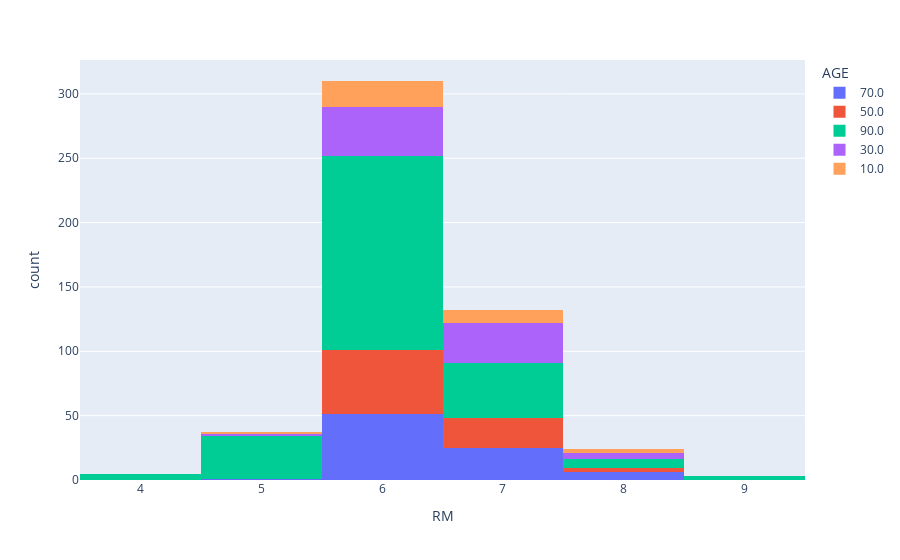

The notebook cell saved with this chart:
### Markdown cell above
#### below graph shows dependancy of age of house on number of rooms in it

### Code cell
px.histogram(data[["AGE", "RM"]], x="RM", color="AGE")

### Figure 1 — Plotly figure (JSON) as saved in the notebook; plotly's stock layout.template omitted (floating-point values rounded to 4 significant figures; data arrays with more than 128 entries replaced by an {"elided": "..."} marker saying what was removed)
{"data": [{"alignmentgroup": "True", "bingroup": "x", "hovertemplate": "AGE=70.0<br>RM=%{x}<br>count=%{y}<extra></extra>", "legendgroup": "70.0", "marker": {"color": "#636efa", "pattern": {"shape": ""}}, "name": "70.0", "offsetgroup": "70.0", "orientation": "v", "showlegend": true, "type": "histogram", "x": [7, 6, 7, 6, 6, 6, 7, 6, 6, 6, 6, 6, 6, 7, 7, 6, 6, 6, 7, 8, 7, 7, 7, 6, 6, 6, 6, 6, 6, 6, 7, 6, 6, 6, 7, 8, 7, 6, 7, 8, 8, 7, 6, 7, 7, 6, 6, 6, 6, 6, 8, 6, 8, 7, 7, 6, 6, 6, 6, 6, 6, 7, 6, 6, 6, 6, 6, 6, 6, 7, 6, 7, 7, 6, 5, 6, 6, 6, 6, 7, 6, 7, 7], "xaxis": "x", "yaxis": "y"}, {"alignmentgroup": "True", "bingroup": "x", "hovertemplate": "AGE=50.0<br>RM=%{x}<br>count=%{y}<extra></extra>", "legendgroup": "50.0", "marker": {"color": "#EF553B", "pattern": {"shape": ""}}, "name": "50.0", "offsetgroup": "50.0", "orientation": "v", "showlegend": true, "type": "histogram", "x": [7, 7, 6, 6, 6, 6, 6, 7, 6, 7, 7, 6, 6, 6, 6, 6, 7, 6, 6, 6, 7, 6, 6, 7, 8, 7, 6, 6, 6, 6, 6, 7, 7, 6, 6, 7, 6, 7, 8, 7, 7, 8, 6, 6, 7, 6, 7, 7, 7, 7, 6, 6, 6, 6, 6, 6, 6, 6, 6, 6, 6, 7, 7, 7, 6, 6, 6, 6, 6, 6, 6, 6, 6, 6, 6, 6], "xaxis": "x", "yaxis": "y"}, {"alignmentgroup": "True", "bingroup": "x", "hovertemplate": "AGE=90.0<br>RM=%{x}<br>count=%{y}<extra></extra>", "legendgroup": "90.0", "marker": {"color": "#00cc96", "pattern": {"shape": ""}}, "name": "90.0", "offsetgroup": "90.0", "orientation": "v", "showlegend": true, "type": "histogram", "x": {"elided": "242 int values"}, "xaxis": "x", "yaxis": "y"}, {"alignmentgroup": "True", "bingroup": "x", "hovertemplate": "AGE=30.0<br>RM=%{x}<br>count=%{y}<extra></extra>", "legendgroup": "30.0", "marker": {"color": "#ab63fa", "pattern": {"shape": ""}}, "name": "30.0", "offsetgroup": "30.0", "orientation": "v", "showlegend": true, "type": "histogram", "x": [6, 6, 5, 6, 7, 6, 6, 6, 7, 6, 7, 6, 6, 6, 6, 6, 6, 6, 7, 6, 6, 8, 7, 7, 7, 7, 7, 7, 8, 7, 7, 7, 6, 8, 8, 6, 6, 7, 6, 6, 7, 7, 7, 6, 7, 7, 8, 7, 6, 6, 6, 7, 7, 7, 7, 7, 6, 5, 6, 6, 6, 6, 6, 6, 6, 6, 6, 7, 7, 7, 7, 7, 7, 6, 6, 6], "xaxis": "x", "yaxis": "y"}, {"alignmentgroup": "True", "bingroup": "x", "hovertemplate": "AGE=10.0<br>RM=%{x}<br>count=%{y}<extra></extra>", "legendgroup": "10.0", "marker": {"color": "#FFA15A", "pattern": {"shape": ""}}, "name": "10.0", "offsetgroup": "10.0", "orientation": "v", "showlegend": true, "type": "histogram", "x": [7, 7, 6, 6, 6, 6, 6, 6, 6, 6, 7, 7, 7, 7, 8, 5, 8, 6, 6, 7, 6, 6, 7, 8, 6, 6, 6, 7, 6, 7, 6, 6, 6, 6], "xaxis": "x", "yaxis": "y"}], "layout": {"barmode": "relative", "legend": {"title": {"text": "AGE"}, "tracegroupgap": 0}, "margin": {"t": 60}, "xaxis": {"anchor": "y", "domain": [0, 1], "title": {"text": "RM"}}, "yaxis": {"anchor": "x", "domain": [0, 1], "title": {"text": "count"}}}}
